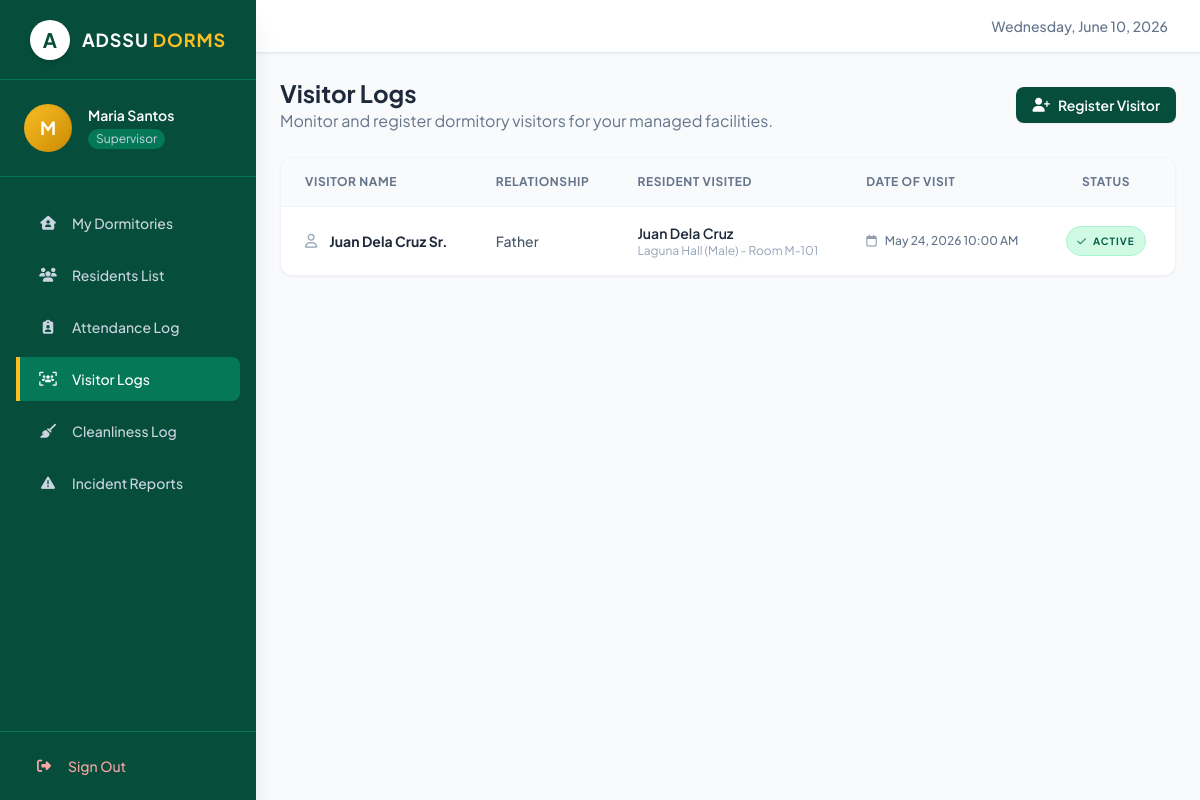
Page /supervisor/visitors (signed in) on the committed database.
### tables this page shows
CREATE TABLE IF NOT EXISTS visitors (
    id INT AUTO_INCREMENT PRIMARY KEY,
    name VARCHAR(100) NOT NULL,
    relationship VARCHAR(100) NOT NULL,
    student_id INT NOT NULL,
    qr_visitor_pass VARCHAR(255) DEFAULT NULL,
    FOREIGN KEY (student_id) REFERENCES users(id) ON DELETE CASCADE
);

CREATE TABLE IF NOT EXISTS users (
    id INT AUTO_INCREMENT PRIMARY KEY,
    name VARCHAR(100) NOT NULL,
    email VARCHAR(100) NOT NULL UNIQUE,
    password_hash VARCHAR(255) NOT NULL,
    role ENUM('student', 'supervisor', 'admin') NOT NULL,
    created_at TIMESTAMP DEFAULT CURRENT_TIMESTAMP
);

CREATE TABLE IF NOT EXISTS dormitories (
    id INT AUTO_INCREMENT PRIMARY KEY,
    name VARCHAR(100) NOT NULL,
    gender_type ENUM('Male', 'Female', 'Co-ed') NOT NULL,
    capacity INT NOT NULL,
    supervisor_id INT,  
    FOREIGN KEY (supervisor_id) REFERENCES users(id) ON DELETE SET NULL
);

CREATE TABLE IF NOT EXISTS dorm_rooms (
    id INT AUTO_INCREMENT PRIMARY KEY,
    dorm_id INT NOT NULL,
    room_number VARCHAR(20) NOT NULL,
    capacity INT NOT NULL,
    current_occupancy INT DEFAULT 0,
    FOREIGN KEY (dorm_id) REFERENCES dormitories(id) ON DELETE CASCADE
);

CREATE TABLE IF NOT EXISTS visitor_logs (
    id INT AUTO_INCREMENT PRIMARY KEY,
    visitor_id INT NOT NULL,
    check_in TIMESTAMP DEFAULT CURRENT_TIMESTAMP,
    check_out TIMESTAMP NULL,
    FOREIGN KEY (visitor_id) REFERENCES visitors(id) ON DELETE CASCADE
);

### controllers/SupervisorController.php (called while the page is built, shortened)
<?php
class SupervisorController extends BaseController {
    public function visitors() {
        $user_id = $_SESSION['user_id'];
        $error = '';
        $success = '';
        $stmt = $this->pdo->prepare('SELECT id FROM dormitories WHERE supervisor_id = ?');
        $stmt->execute([$user_id]);
        $managed_dorms = $stmt->fetchAll();
        $dorm_ids = array_column($managed_dorms, 'id');
        $residents = [];
        $visitors = [];
        if (!empty($dorm_ids)) {
            $in_clause = implode(',', array_fill(0, count($dorm_ids), '?'));
            $stmt = $this->pdo->prepare("
                SELECT u.id, u.name, r.student_id_number, d.name as dorm_name, dr.room_number
                FROM users u
                JOIN residents r ON u.id = r.user_id
                JOIN room_assignments ra ON u.id = ra.student_id AND ra.check_out_date IS NULL
                JOIN dorm_rooms dr ON ra.room_id = dr.id
                JOIN dormitories d ON dr.dorm_id = d.id
                WHERE d.id IN ($in_clause)
                ORDER BY u.name
            ");
            $stmt->execute($dorm_ids);
            $residents = $stmt->fetchAll();
            $stmt = $this->pdo->prepare("
                SELECT v.*, vl.check_in, vl.check_out, u.name as student_name, dr.room_number, d.name as dorm_name
                FROM visitors v
                LEFT JOIN visitor_logs vl ON v.id = vl.visitor_id
                JOIN users u ON v.student_id = u.id
                JOIN room_assignments ra ON u.id = ra.student_id AND ra.check_out_date IS NULL
                JOIN dorm_rooms dr ON ra.room_id = dr.id
                JOIN dormitories d ON dr.dorm_id = d.id
                WHERE d.id IN ($in_clause)
                ORDER BY vl.check_in DESC, v.id DESC
            ");
            $stmt->execute($dorm_ids);
            $visitors = $stmt->fetchAll();
        }
        $this->view('supervisor/visitors', [
            'error' => $error,
            'success' => $success,
            'residents' => $residents,
            'visitors' => $visitors
        ]);
    }
}
?>

### views/supervisor/visitors.php (the view, shortened to what this page needs)
<?php include 'views/layouts/header.php'; ?>
<div x-data="{ showModal: false }">
    <div class="flex flex-col md:flex-row justify-between items-start md:items-center mb-6 gap-4">
        <div>
            <h2 class="text-2xl font-bold text-slate-800">Visitor Logs</h2>
            <p class="text-slate-500">Monitor and register dormitory visitors for your managed facilities.</p>
        </div>
        <div>
            <?php if (!empty($residents)): ?>
                <button @click="showModal = true" class="inline-flex items-center px-4 py-2 bg-adssu-green text-white rounded-lg hover:bg-adssu-green_light transition-colors text-sm font-semibold shadow-sm focus:ring-2 focus:ring-adssu-green focus:ring-offset-2">
                    <i class="fa-solid fa-user-plus mr-2"></i> Register Visitor
                </button>
            <?php endif; ?>
        </div>
    </div>
    <div class="bg-white rounded-xl shadow-sm border border-slate-100 overflow-hidden">
        <div class="overflow-x-auto">
            <table class="w-full text-left text-sm whitespace-nowrap">
                <thead class="bg-slate-50 border-b border-slate-100 text-slate-500 text-xs uppercase tracking-wider font-bold">
                    <tr>
                        <th class="px-6 py-4">Visitor Name</th>
                        <th class="px-6 py-4">Relationship</th>
                        <th class="px-6 py-4">Resident Visited</th>
                        <th class="px-6 py-4">Date of Visit</th>
                        <th class="px-6 py-4 text-center">Status</th>
                        <th class="px-6 py-4 text-right">Actions</th>
                    </tr>
                </thead>
                <tbody class="divide-y divide-slate-100">
                    <?php if(empty($visitors)): ?>
                        <tr>
                            <td colspan="6" class="px-6 py-12 text-center text-slate-500">
                                <i class="fa-solid fa-users-slash text-slate-300 text-4xl mb-3 block"></i>
                                <span class="text-slate-500 font-medium">No visitor logs found.</span>
                            </td>
                        </tr>
                    <?php else: ?>
                        <?php foreach ($visitors as $vis): ?>
                        <tr class="hover:bg-slate-50/50 transition-colors">
                            <td class="px-6 py-4">
                                <div class="font-bold text-slate-800 flex items-center">
                                    <i class="fa-regular fa-user text-slate-400 mr-3"></i>
                                    <?php echo htmlspecialchars($vis['name']); ?>
                                </div>
                            </td>
                            <td class="px-6 py-4 text-slate-600 font-medium">
                                <?php echo htmlspecialchars($vis['relationship']); ?>
                            </td>
                            <td class="px-6 py-4">
                                <div class="text-slate-800 font-semibold"><?php echo htmlspecialchars($vis['student_name']); ?></div>
                                <div class="text-xs text-slate-400">
                                    <?php echo !empty($vis['dorm_name']) ? htmlspecialchars($vis['dorm_name']) . ' - Room ' . htmlspecialchars($vis['room_number']) : 'No Room Assignment'; ?>
                                </div>
                            </td>
                            <td class="px-6 py-4 text-slate-500 font-medium">
                                <div class="flex items-center text-xs">
                                    <i class="fa-regular fa-calendar mr-2 opacity-70"></i>
                                    <?php echo !empty($vis['check_in']) ? date('M d, Y h:i A', strtotime($vis['check_in'])) : 'Pending Check-in'; ?>
                                </div>
                            </td>
                            <td class="px-6 py-4 text-center">
                                <?php if (!empty($vis['check_out'])): ?>
                                    <span class="inline-flex items-center px-2.5 py-1 rounded-full text-[10px] font-bold bg-slate-100 text-slate-800 uppercase tracking-widest border border-slate-200">
                                        <i class="fa-solid fa-clock-rotate-left mr-1.5 opacity-70"></i> Checked Out
                                    </span>
                                <?php else: ?>
                                    <span class="inline-flex items-center px-2.5 py-1 rounded-full text-[10px] font-bold bg-emerald-100 text-emerald-800 uppercase tracking-widest border border-emerald-200">
                                        <i class="fa-solid fa-check mr-1.5 opacity-70"></i> Active
                                    </span>
                                <?php endif; ?>
                            </td>
                            <td class="px-6 py-4 text-right">
                            </td>
                        </tr>
                        <?php endforeach; ?>
                    <?php endif; ?>
                </tbody>
            </table>
        </div>
    </div>
</div>
<?php include 'views/layouts/footer.php'; ?>

### rows in the picture
visitors: name "Juan Dela Cruz Sr.", relationship "Father", student.name "Juan Dela Cruz", dormitories.name "Laguna Hall (Male)", dorm_rooms.room_number "M-101", visitor_logs.check_in "May 24, 2026 10:00 AM"

### other values in the picture
substr($_SESSION['name'], 0, 1) "M"
$_SESSION['name'] "Maria Santos"
$_SESSION['role'] "Supervisor"
$label "My Dormitories Residents List Attendance Log Visitor Logs Cleanliness Log Incident Reports"
